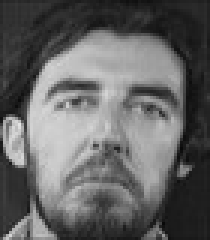
#> input picture Assignment 4 - SVM, Perceptron, Face Classification/data/face/107_11.jpg, 70 x 80 px (shown 3 times larger); its folder holds 4 pictures in this run
$ jupyter execute --allow-errors 'q5.face classification using pca and naive bayes.ipynb'
#> lines starting #> are read from the running program, lines starting #| are printed output that depends on the picture
### Pattern Recognition
### Assignment 4
### COE19B007 - Praveen B R
#### Question 5
**Q5.)
 Eigenfaces- Face classification using PCA (40 classes)**
- Use the following face image files (face-ds.zip) to classify the faces of 40 different people.
- Use PCA to reduce the dimensions from d to d’.
- Use appropriate classifier taught in class (any classification algorithm taught in class like Bayes classifier,
minimum distance classifier, and so on )

[cell 1]
import cv2
import os
import re
import numpy as np
import pandas as pd
from matplotlib import pyplot as plt
import seaborn as sns

[cell 2]
loc = "./data/face/"

[cell 3]
fvs = {}
data = []
label = []
for img in os.listdir(loc):
    face_class = int(re.search("_.*\.",str(img)).group()[1:-1])
    fv = cv2.imread(loc+img,0)
#> fv is the input picture: shape (80, 70); min 8, max 228, mean 100.1
    fv = fv.reshape(70*80,)
#> fv = 5600 values, max 228 at index 2876, min 8 at index 5234, mean 100.1
    if face_class-1 not in fvs.keys(): fvs[face_class-1] =[]
    fvs[face_class-1].append(fv)
    data.append(np.array(fv))
    label.append(face_class)

[cell 4]
data = pd.DataFrame(np.array(data))

[cell 5]
data

[cell 6]
len(data),len(data[0]), data.shape

[cell 7]
print(data.iloc[1].min())
print(data.iloc[1].max())

[cell 8]
(fv,fv.shape,fv.size)

[cell 9]
plt.imshow(fv.reshape(80,70))
plt.show()
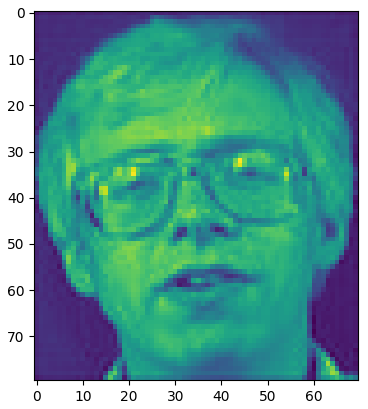
#> figure drawn by matplotlib, 1 panel
